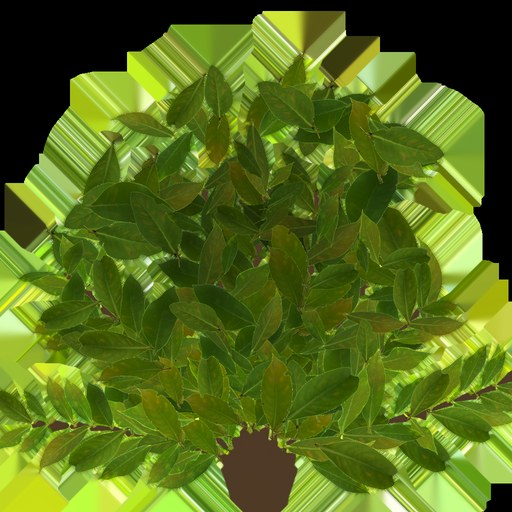
#> input picture game/assets/trees/foliage_diff.jpg, 512 x 512 px, found by its file name
$ python make_leafcluster.py
#> lines starting #> are read from the running program, lines starting #| are printed output that depends on the picture; after the words box and inside, x2 and y2 are one past the last pixel; in counts of white or black regions, pixels touching at a corner belong together
#!/usr/bin/env python3
"""Smaller-leaf atlas for the tree cards (the build step behind the default look; ?leafsize=old keeps the original texture).

Each crown card carries ONE whole bush cluster (about 80 leaves, assets/trees/foliage_*.jpg, 512 px), so on the hub a single leaf is ~0.4 m against
Lala's 1.7 m - about 4x a real leaf. This makes a 1024 px card out of that SAME art: the cluster is cut out with its own alpha, shrunk to ~1/3, and
12 copies are scattered (random rotation, flips, slight hue/value jitter) into one rounded silhouette. Leaves come out ~1/3 the size on a card of the
same world size, so card count, draw cost and the crown's shape are unchanged. A slightly darker interior and a lighter rim keep the depth the old cards had.
The colour under alpha 0 is bled from the nearest opaque texel (as tools/bleed_cards.py does), so a looser far alpha cutoff / mip bias shows no dark fringe.
No new art is made: every pixel comes from foliage_diff.jpg through foliage_alpha.jpg. Seeded; the output is reproducible.
usage: python3 tools/make_leafcluster.py            (from game/)"""
import colorsys
import numpy as np
from PIL import Image
from scipy import ndimage as ndi

SRC_D, SRC_A = "assets/trees/foliage_diff.jpg", "assets/trees/foliage_alpha.jpg"
OUT_D, OUT_A = "assets/trees/foliage_small_diff.jpg", "assets/trees/foliage_small_alpha.jpg"
N, SIZE, SHRINK, COPIES = 1024, 1024, 1 / 3, 12
rng = np.random.default_rng(20261122)

d = Image.open(SRC_D).convert("RGB"); a = Image.open(SRC_A).convert("L")
#> further down, d is the input picture: PIL image 512x512 RGB; mean R, G, B 86.8, 109.3, 27.6
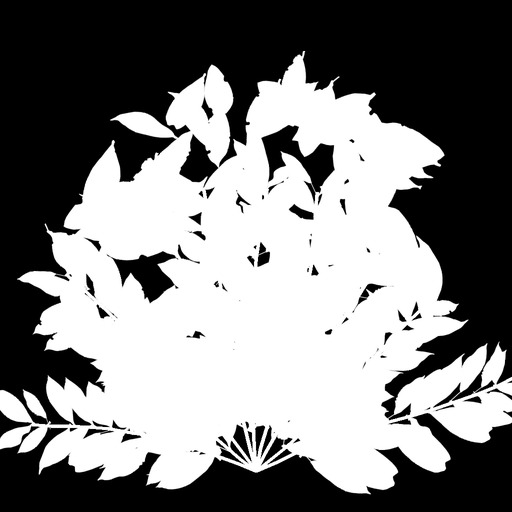
#> input picture game/assets/trees/foliage_alpha.jpg, 512 x 512 px, found by its file name
#> further down, a is the input picture: PIL image 512x512 L; min 0, max 255, mean 126.3
bb = a.point(lambda v: 255 if v > 127 else 0).getbbox()
#> bb = (0, 51, 512, 494)
cd, ca = d.crop(bb), a.crop(bb)
w, h = cd.size
#> w = 512; h = 443
K = SHRINK * SIZE / 512            # the new card is twice the pixels, so a leaf 1/3 the size (as a fraction of the card) is 2/3 of its old pixel size
tile_w = max(8, round(w * K)); tile_h = max(8, round(h * K))
#> after `tile_w = max(8, round(w * K))`: tile_w = 341
#> after `tile_h = max(8, round(h * K))`: tile_h = 295
cd = cd.resize((tile_w, tile_h), Image.LANCZOS); ca = ca.resize((tile_w, tile_h), Image.LANCZOS)

canvas = np.zeros((SIZE, SIZE, 3), np.float32); alpha = np.zeros((SIZE, SIZE), np.float32)
C = SIZE / 2; R = SIZE * 0.47            # the rounded silhouette: a disc, a little squashed
yy, xx = np.mgrid[0:SIZE, 0:SIZE]

def jitter(img):
    """slight hue / value jitter of one copy"""
    px = np.asarray(img).astype(np.float32) / 255
    hsv = np.array([colorsys.rgb_to_hsv(*p) for p in px.reshape(-1, 3)[:: 1]]).reshape(px.shape) if px.size < 40000 else None
    dh, dv = rng.uniform(-.012, .012), rng.uniform(.86, 1.12)
    r, g, b = px[..., 0], px[..., 1], px[..., 2]
    mx, mn = px.max(-1), px.min(-1); v = mx; df = mx - mn + 1e-6
    hh = np.where(mx == r, ((g - b) / df) % 6, np.where(mx == g, (b - r) / df + 2, (r - g) / df + 4)) / 6
    ss = np.where(mx > 0, df / (mx + 1e-6), 0)
    hh = (hh + dh) % 1.0; vv = np.clip(v * dv, 0, 1)
    i = np.floor(hh * 6).astype(int) % 6; f = hh * 6 - np.floor(hh * 6)
    p = vv * (1 - ss); q = vv * (1 - f * ss); t = vv * (1 - (1 - f) * ss)
    out = np.stack([np.choose(i, [vv, q, p, p, t, vv]), np.choose(i, [t, vv, vv, q, p, p]), np.choose(i, [p, p, t, vv, vv, q])], -1)
    return out * 255

placed = 0
# centres on a jittered ring-and-centre layout so the union is a filled rounded blob, not a ragged scatter
centres = [(0.0, 0.0)] + [(np.cos(t) * .64, np.sin(t) * .64) for t in np.linspace(0, 2 * np.pi, COPIES - 1, endpoint=False) + rng.uniform(0, .5)]
order = rng.permutation(len(centres))
for k in order:
    cx, cy = centres[k]; cx = C + (cx + rng.uniform(-.08, .08)) * R; cy = C + (cy + rng.uniform(-.08, .08)) * R * .92
    im = cd.copy(); m = ca.copy()
    if rng.random() < .5: im = im.transpose(Image.FLIP_LEFT_RIGHT); m = m.transpose(Image.FLIP_LEFT_RIGHT)
    if rng.random() < .5: im = im.transpose(Image.FLIP_TOP_BOTTOM); m = m.transpose(Image.FLIP_TOP_BOTTOM)
    ang = rng.uniform(0, 360)
    sc = rng.uniform(.92, 1.12)
    if sc != 1: nw, nh = round(im.width * sc), round(im.height * sc); im = im.resize((nw, nh), Image.LANCZOS); m = m.resize((nw, nh), Image.LANCZOS)
    big = Image.new("RGB", (im.width * 2, im.height * 2)); bm = Image.new("L", big.size)
    big.paste(im, (im.width // 2, im.height // 2)); bm.paste(m, (im.width // 2, im.height // 2))
    big = big.rotate(ang, Image.BICUBIC); bm = bm.rotate(ang, Image.BICUBIC)
    arr = jitter(big); ma = np.asarray(bm).astype(np.float32) / 255
    x0, y0 = int(round(cx - big.width / 2)), int(round(cy - big.height / 2))
    xs0, ys0 = max(0, x0), max(0, y0); xs1, ys1 = min(SIZE, x0 + big.width), min(SIZE, y0 + big.height)
    if xs1 <= xs0 or ys1 <= ys0: continue
    sub = (slice(ys0 - y0, ys1 - y0), slice(xs0 - x0, xs1 - x0)); dst = (slice(ys0, ys1), slice(xs0, xs1))
    mk = ma[sub][..., None]
    canvas[dst] = canvas[dst] * (1 - mk) + arr[sub] * mk
    alpha[dst] = np.maximum(alpha[dst], ma[sub])
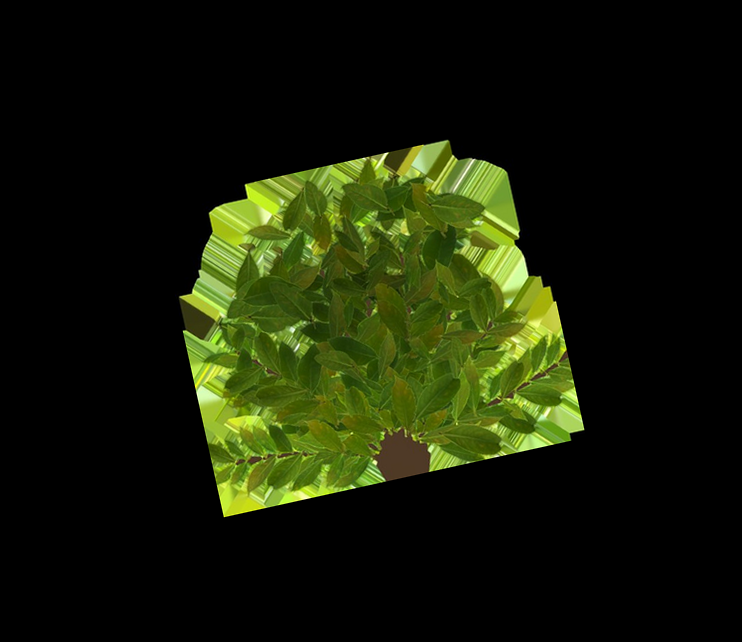
#> big: PIL image 742x642 RGB; mean R, G, B 22.4, 28.4, 6.9
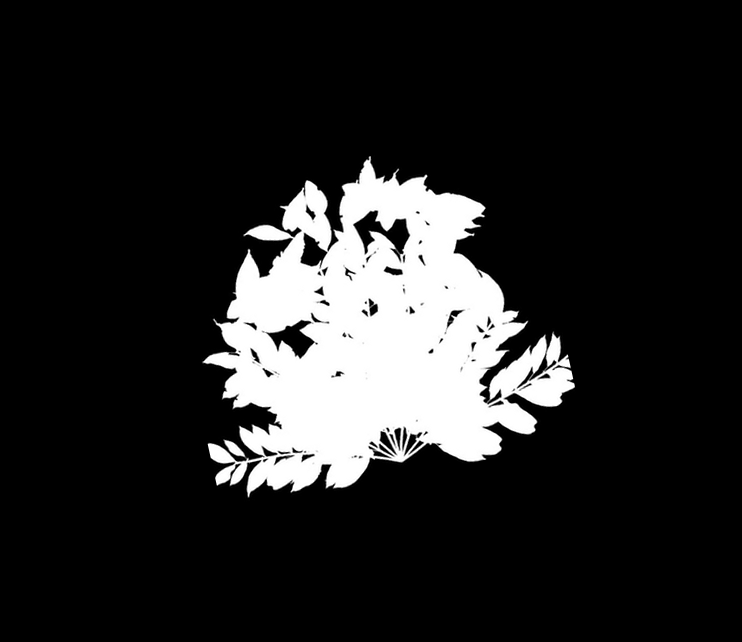
#> bm: PIL image 742x642 L; min 0, max 255, mean 36.4
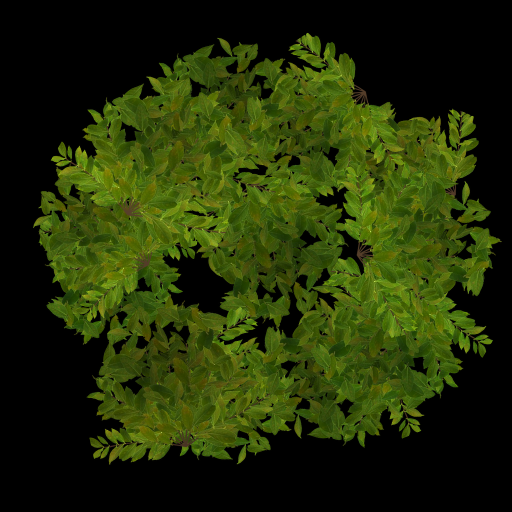
#> canvas: shape (1024, 1024, 3) float32 (shown at 1/2 size); mean R, G, B 35.1, 46.9, 6.6
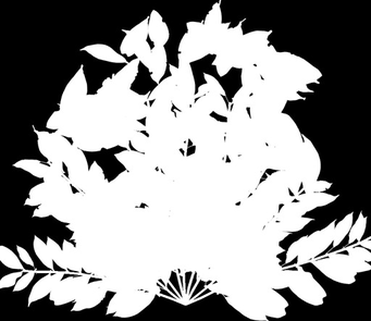
#> m: PIL image 371x321 L; min 0, max 255, mean 145.9

# round the silhouette: fade whatever pokes past a soft disc, so the card reads as one crown puff
rad = np.hypot(xx - C, (yy - C) / .94) / (SIZE * 0.5)
alpha *= np.clip((1.0 - rad) / 0.10, 0, 1)
#> alpha: shape (1024, 1024) float32; min 0, max 1, mean 0.483
# depth: darker interior, lighter rim
t = np.clip(rad / .95, 0, 1)[..., None]
canvas *= (0.84 + 0.28 * t ** 1.6)
canvas = np.clip(canvas, 0, 255)

solid = alpha >= 150 / 255
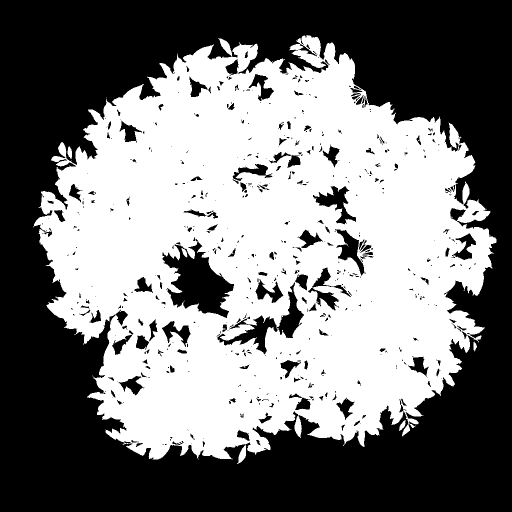
#> solid: shape (1024, 1024) bool (shown at 1/2 size); 48.1% white; 7 white regions (2 under 20 px), largest, box (x1, y1, x2, y2) and area: (67, 70, 993, 928) 504350, (135, 292, 144, 318) 159, (798, 840, 811, 862) 138, (363, 496, 375, 515) 114, (947, 683, 954, 703) 88
idx = ndi.distance_transform_edt(~solid, return_distances=False, return_indices=True)
fill = canvas[idx[0], idx[1]]
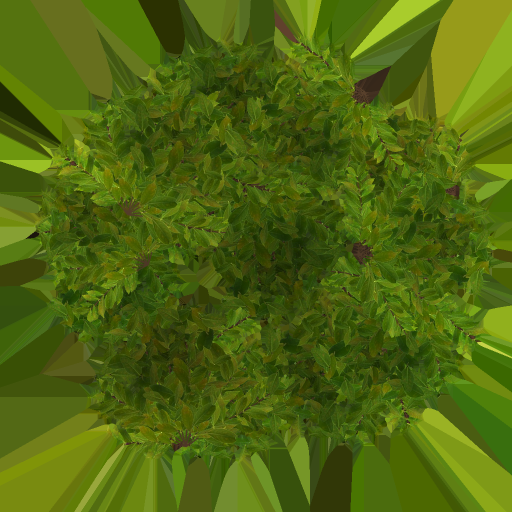
#> fill: shape (1024, 1024, 3) float32 (shown at 1/2 size); mean R, G, B 79.2, 102.7, 15.6
soft = np.stack([ndi.gaussian_filter(fill[..., c], 2.0) for c in range(3)], -1)
out = np.where(solid[..., None], canvas, soft)
Image.fromarray(np.clip(out + .5, 0, 255).astype(np.uint8)).save(OUT_D, quality=94)
Image.fromarray(np.clip(alpha * 255 + .5, 0, 255).astype(np.uint8)).save(OUT_A, quality=94)
print(f"{OUT_D}: opaque {np.mean(alpha > .5):.2f} (source {np.mean(np.asarray(Image.open(SRC_A)) > 127):.2f}), tile {tile_w}x{tile_h}, copies {len(centres)}")
#| assets/trees/foliage_small_diff.jpg: opaque 0.49 (source 0.50), tile 341x295, copies 12
